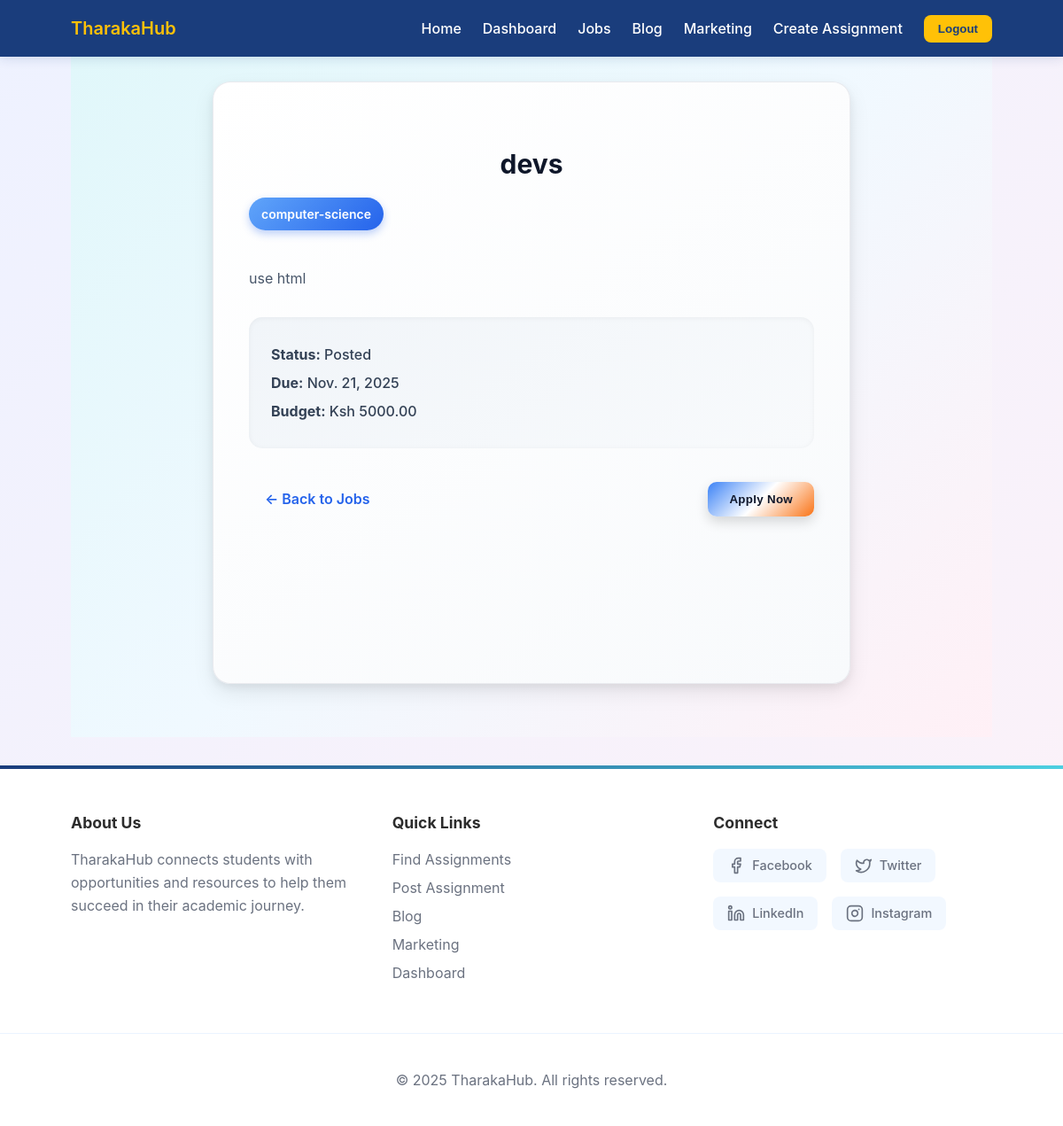
The app's page /jobs/1/ (signed in) with its own data.
### jobs/models.py (models this page shows, shortened)
class Job(models.Model):
    class Status(models.TextChoices):
        POSTED = 'POSTED', 'Posted'
        IN_PROGRESS = 'IN_PROGRESS', 'In Progress'
        COMPLETED = 'COMPLETED', 'Completed'
        ARCHIVED = 'ARCHIVED', 'Archived'
    poster = models.ForeignKey(
        User,
        on_delete=models.CASCADE,
        related_name='jobs_posted'
    )
    assignee = models.ForeignKey(
        User,
        on_delete=models.SET_NULL,
        null=True,
        blank=True,
        related_name='jobs_assigned'
    )
    title = models.CharField(max_length=200)
    description = models.TextField()
    department = models.CharField(max_length=120)
    unit = models.CharField(max_length=120, blank=True)
    price = models.DecimalField(max_digits=10, decimal_places=2)
    deadline = models.DateField()
    status = models.CharField(
        max_length=20,
        choices=Status.choices,
        default=Status.POSTED,
        db_index=True
    )
    is_active = models.BooleanField(default=True)
    created_at = models.DateTimeField(auto_now_add=True)
    updated_at = models.DateTimeField(auto_now=True)
    class Meta:
        indexes = [
            models.Index(fields=['status']),
            models.Index(fields=['deadline']),
        ]
        ordering = ['-created_at']

### jobs/views.py (the view)
# urls.py: path('<int:pk>/', views.job_detail, name='detail'),
@login_required
def job_detail(request, pk: int):
    job = get_object_or_404(Job, pk=pk)
    applications = None
    if request.user == job.poster:
        applications = job.applications.all()
    context = {
        'job': job,
        'applications': applications,
    }
    return render(request, 'jobs/detail.html', context)

### jobs/templates/jobs/detail.html (shortened to what this page needs)
{% extends 'users/base.html' %}
{% load static %}
{% block content %}
<link rel="stylesheet" href="{% static 'jobs/css/job_detail.css' %}">
<section class="job-detail-section">
  <div class="job-detail-card">
    <h1 class="job-title">{{ job.title }}</h1>
    <span class="department-tag">{{ job.department }}</span>
    <p class="job-description">{{ job.description }}</p>
    <div class="job-info">
      <p><strong>Status:</strong> {{ job.get_status_display }}</p>
      <p><strong>Due:</strong> {{ job.deadline }}</p>
      <p><strong>Budget:</strong> Ksh {{ job.price }}</p>
    </div>
    <div class="job-actions">
      <a href="{% url 'jobs:list' %}" class="back-btn">← Back to Jobs</a>
      <form action="{% url 'jobs:apply' job.id %}" method="post" style="display:inline;">
        <button type="submit" class="apply-btn">Apply Now</button>
      </form>
    </div>
  </div>
</section>
{% endblock %}

### users/static/users/css/style.css (style rules this page uses)
:root { --primary: #1A3D7C; --secondary: #4DD0E1; --accent: #FFC107; --bg: #F5F7FA; --bg-alt: #E8EEF7; --card: #FFFFFF; --text: #2C2C2C; --text-light: #FFFFFF; --muted: #6B7280; --primary-dark: #142F5E; --shadow: 0 8px 32px rgba(26, 61, 124, 0.08); --radius: 16px; --success: #15803d; --transition: all 0.3s ease; --gradient: linear-gradient(135deg, var(--primary), var(--secondary)); --nav-height: 64px; --footer-height: 400px; --pad-desktop: 80px; --pad-tablet: 40px; --pad-mobile: 16px; --section-gap-desktop: 32px; --section-gap-tablet: 28px; --section-gap-mobile: 24px; --card-gap-desktop: 16px; --card-gap-tablet: 12px; --card-gap-mobile: 8px; }
* { box-sizing: border-box; }
html, body { height: 100%; }
body { margin: 0; font-family: "Poppins", sans-serif; background: var(--bg); color: var(--text); -webkit-font-smoothing: antialiased; -moz-osx-font-smoothing: grayscale; line-height: 1.5; padding-top: var(--nav-height); }
h1 { font-size: 32px; }
body { font-size: 16px; }

### jobs/static/jobs/css/job_detail.css (style rules this page uses)
body { background: linear-gradient(135deg, #eef2ff 0%, #fdf2f8 100%); font-family: 'Inter', 'Segoe UI', Tahoma, Geneva, Verdana, sans-serif; color: #1e293b; margin: 0; padding: 0; }
.job-detail-section { display: flex; justify-content: center; padding: 60px 20px; background: linear-gradient(135deg, #e0f7fa 0%, #f0f9ff 50%, #fff0f6 100%); min-height: 100vh; }
.job-detail-card { background: linear-gradient(145deg, #ffffff, #f8fafc); border-radius: 20px; box-shadow: 0 10px 25px rgba(0, 0, 0, 0.08), 0 4px 10px rgba(0, 0, 0, 0.06); max-width: 720px; width: 100%; padding: 45px 40px; border: 1px solid rgba(229, 231, 235, 0.8); transition: all 0.3s ease; }
.job-title { font-size: 30px; font-weight: 700; color: #0f172a; margin-bottom: 15px; text-align: center; }
.department-tag { display: inline-block; background: linear-gradient(135deg, #60a5fa, #2563eb); color: #ffffff; font-weight: 600; padding: 8px 14px; border-radius: 20px; font-size: 14px; margin-bottom: 25px; box-shadow: 0 4px 10px rgba(37, 99, 235, 0.3); }
.job-description { font-size: 16px; line-height: 1.7; color: #475569; margin-bottom: 30px; text-align: justify; }
.job-info { background: linear-gradient(145deg, #f1f5f9, #f8fafc); border-radius: 15px; padding: 22px 25px; margin-bottom: 35px; box-shadow: inset 0 1px 6px rgba(0, 0, 0, 0.05); }
.job-info p { margin: 8px 0; color: #334155; font-weight: 500; }
.job-actions { display: flex; justify-content: space-between; align-items: center; }
.back-btn { text-decoration: none; font-weight: 600; padding: 10px 18px; border-radius: 8px; color: #2563eb; transition: all 0.3s ease; }
.apply-btn { background: linear-gradient(135deg, #3b82f6 0%, #ffffff 50%, #f97316 100%); color: #0f172a; font-weight: 700; padding: 12px 24px; border-radius: 10px; transition: all 0.3s ease; box-shadow: 0 6px 14px rgba(0, 0, 0, 0.15); border: none; letter-spacing: 0.3px; }

### users/templates/users/base.html (style rules this page uses)
body { padding-top: var(--nav-height, 64px); }

### records on screen
Job: title "devs", department "computer-science", description "use html", status "Posted", deadline "Nov. 21, 2025", price "5000.00"
